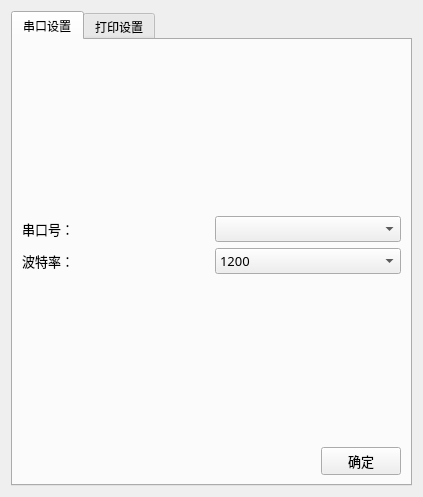
<?xml version="1.0" encoding="UTF-8"?>
<ui version="4.0">
 <class>choosePortForm</class>
 <widget class="QWidget" name="choosePortForm">
  <property name="geometry">
   <rect>
    <x>0</x>
    <y>0</y>
    <width>423</width>
    <height>497</height>
   </rect>
  </property>
  <property name="windowTitle">
   <string>Form</string>
  </property>
  <layout class="QGridLayout" name="gridLayout_6">
   <item row="0" column="0">
    <widget class="QTabWidget" name="tabWidget">
     <property name="font">
      <font>
       <family>微软雅黑</family>
      </font>
     </property>
     <property name="currentIndex">
      <number>0</number>
     </property>
     <widget class="QWidget" name="tab1">
      <attribute name="title">
       <string>串口设置</string>
      </attribute>
      <layout class="QGridLayout" name="gridLayout_2">
       <item row="0" column="0">
        <spacer name="verticalSpacer_2">
         <property name="orientation">
          <enum>Qt::Vertical</enum>
         </property>
         <property name="sizeHint" stdset="0">
          <size>
           <width>20</width>
           <height>130</height>
          </size>
         </property>
        </spacer>
       </item>
       <item row="2" column="0">
        <spacer name="verticalSpacer">
         <property name="orientation">
          <enum>Qt::Vertical</enum>
         </property>
         <property name="sizeHint" stdset="0">
          <size>
           <width>20</width>
           <height>130</height>
          </size>
         </property>
        </spacer>
       </item>
       <item row="3" column="0">
        <spacer name="horizontalSpacer">
         <property name="orientation">
          <enum>Qt::Horizontal</enum>
         </property>
         <property name="sizeHint" stdset="0">
          <size>
           <width>157</width>
           <height>20</height>
          </size>
         </property>
        </spacer>
       </item>
       <item row="3" column="1">
        <widget class="QPushButton" name="btnCertain">
         <property name="font">
          <font>
           <family>微软雅黑</family>
           <pointsize>10</pointsize>
          </font>
         </property>
         <property name="text">
          <string>确定</string>
         </property>
        </widget>
       </item>
       <item row="1" column="0" colspan="2">
        <layout class="QGridLayout" name="gridLayout">
         <item row="0" column="0">
          <widget class="QLabel" name="label1">
           <property name="font">
            <font>
             <family>微软雅黑</family>
             <pointsize>10</pointsize>
            </font>
           </property>
           <property name="text">
            <string>串口号：</string>
           </property>
          </widget>
         </item>
         <item row="0" column="1">
          <widget class="QComboBox" name="comboBox1">
           <property name="font">
            <font>
             <family>微软雅黑</family>
             <pointsize>10</pointsize>
            </font>
           </property>
          </widget>
         </item>
         <item row="1" column="0">
          <widget class="QLabel" name="label2">
           <property name="font">
            <font>
             <family>微软雅黑</family>
             <pointsize>10</pointsize>
            </font>
           </property>
           <property name="text">
            <string>波特率：</string>
           </property>
          </widget>
         </item>
         <item row="1" column="1">
          <widget class="QComboBox" name="comboBox2">
           <property name="font">
            <font>
             <family>微软雅黑</family>
             <pointsize>10</pointsize>
            </font>
           </property>
           <item>
            <property name="text">
             <string>1200</string>
            </property>
           </item>
           <item>
            <property name="text">
             <string>2400</string>
            </property>
           </item>
           <item>
            <property name="text">
             <string>4800</string>
            </property>
           </item>
           <item>
            <property name="text">
             <string>9600</string>
            </property>
           </item>
           <item>
            <property name="text">
             <string>19200</string>
            </property>
           </item>
           <item>
            <property name="text">
             <string>38400</string>
            </property>
           </item>
           <item>
            <property name="text">
             <string>57600</string>
            </property>
           </item>
           <item>
            <property name="text">
             <string>115200</string>
            </property>
           </item>
          </widget>
         </item>
        </layout>
       </item>
      </layout>
     </widget>
     <widget class="QWidget" name="tab2">
      <attribute name="title">
       <string>打印设置</string>
      </attribute>
      <layout class="QGridLayout" name="gridLayout_5">
       <item row="0" column="0">
        <widget class="QLabel" name="label_6">
         <property name="font">
          <font>
           <family>微软雅黑</family>
           <pointsize>10</pointsize>
          </font>
         </property>
         <property name="text">
          <string>纸张大小：</string>
         </property>
        </widget>
       </item>
       <item row="1" column="0">
        <widget class="QLabel" name="label">
         <property name="font">
          <font>
           <family>微软雅黑</family>
           <pointsize>10</pointsize>
          </font>
         </property>
         <property name="text">
          <string>打印标题：</string>
         </property>
        </widget>
       </item>
       <item row="2" column="0" colspan="4">
        <widget class="QGroupBox" name="groupBox_2">
         <property name="font">
          <font>
           <family>微软雅黑</family>
          </font>
         </property>
         <property name="title">
          <string>预录入</string>
         </property>
         <layout class="QGridLayout" name="gridLayout_3">
          <item row="0" column="0" colspan="2">
           <widget class="QLineEdit" name="lineEdit3">
            <property name="font">
             <font>
              <family>微软雅黑</family>
              <pointsize>10</pointsize>
             </font>
            </property>
           </widget>
          </item>
          <item row="0" column="2">
           <widget class="QPushButton" name="btnAdd">
            <property name="font">
             <font>
              <family>微软雅黑</family>
              <pointsize>10</pointsize>
             </font>
            </property>
            <property name="text">
             <string>新增</string>
            </property>
           </widget>
          </item>
          <item row="1" column="0">
           <widget class="QComboBox" name="comboBox5">
            <property name="font">
             <font>
              <family>微软雅黑</family>
              <pointsize>10</pointsize>
             </font>
            </property>
            <item>
             <property name="text">
              <string>医生</string>
             </property>
            </item>
            <item>
             <property name="text">
              <string>检验者</string>
             </property>
            </item>
            <item>
             <property name="text">
              <string>审核者</string>
             </property>
            </item>
           </widget>
          </item>
          <item row="1" column="1">
           <widget class="QComboBox" name="comboBox4">
            <property name="font">
             <font>
              <family>微软雅黑</family>
              <pointsize>10</pointsize>
             </font>
            </property>
           </widget>
          </item>
          <item row="1" column="2">
           <widget class="QPushButton" name="btnDelete">
            <property name="font">
             <font>
              <family>微软雅黑</family>
              <pointsize>10</pointsize>
             </font>
            </property>
            <property name="text">
             <string>删除当前</string>
            </property>
           </widget>
          </item>
         </layout>
        </widget>
       </item>
       <item row="3" column="0" colspan="4">
        <widget class="QGroupBox" name="groupBox">
         <property name="font">
          <font>
           <family>微软雅黑</family>
          </font>
         </property>
         <property name="title">
          <string>样本结果</string>
         </property>
         <layout class="QGridLayout" name="gridLayout_4">
          <item row="0" column="0">
           <widget class="QLabel" name="label_2">
            <property name="font">
             <font>
              <family>微软雅黑</family>
              <pointsize>10</pointsize>
             </font>
            </property>
            <property name="text">
             <string>项目名称</string>
            </property>
            <property name="alignment">
             <set>Qt::AlignCenter</set>
            </property>
           </widget>
          </item>
          <item row="0" column="1">
           <widget class="QLabel" name="label_3">
            <property name="font">
             <font>
              <family>微软雅黑</family>
              <pointsize>10</pointsize>
             </font>
            </property>
            <property name="text">
             <string>低值</string>
            </property>
            <property name="alignment">
             <set>Qt::AlignCenter</set>
            </property>
           </widget>
          </item>
          <item row="0" column="2">
           <widget class="QLabel" name="label_4">
            <property name="font">
             <font>
              <family>微软雅黑</family>
              <pointsize>10</pointsize>
             </font>
            </property>
            <property name="text">
             <string>高值</string>
            </property>
            <property name="alignment">
             <set>Qt::AlignCenter</set>
            </property>
           </widget>
          </item>
          <item row="1" column="0">
           <widget class="QLabel" name="label_5">
            <property name="font">
             <font>
              <family>微软雅黑</family>
              <pointsize>10</pointsize>
             </font>
            </property>
            <property name="text">
             <string>HbA1c</string>
            </property>
            <property name="alignment">
             <set>Qt::AlignCenter</set>
            </property>
           </widget>
          </item>
          <item row="1" column="1">
           <widget class="QLineEdit" name="lineEdit1">
            <property name="font">
             <font>
              <family>微软雅黑</family>
              <pointsize>10</pointsize>
             </font>
            </property>
           </widget>
          </item>
          <item row="1" column="2">
           <widget class="QLineEdit" name="lineEdit2">
            <property name="font">
             <font>
              <family>微软雅黑</family>
              <pointsize>10</pointsize>
             </font>
            </property>
           </widget>
          </item>
          <item row="1" column="3">
           <widget class="QLabel" name="label_9">
            <property name="font">
             <font>
              <family>微软雅黑</family>
              <pointsize>10</pointsize>
             </font>
            </property>
            <property name="text">
             <string>%</string>
            </property>
            <property name="alignment">
             <set>Qt::AlignCenter</set>
            </property>
           </widget>
          </item>
         </layout>
        </widget>
       </item>
       <item row="4" column="0" colspan="2">
        <spacer name="horizontalSpacer_2">
         <property name="orientation">
          <enum>Qt::Horizontal</enum>
         </property>
         <property name="sizeHint" stdset="0">
          <size>
           <width>187</width>
           <height>20</height>
          </size>
         </property>
        </spacer>
       </item>
       <item row="4" column="2">
        <widget class="QPushButton" name="btnDefaultPrint">
         <property name="font">
          <font>
           <family>微软雅黑</family>
           <pointsize>10</pointsize>
          </font>
         </property>
         <property name="text">
          <string>恢复默认</string>
         </property>
        </widget>
       </item>
       <item row="4" column="3">
        <widget class="QPushButton" name="btnPrintSet">
         <property name="font">
          <font>
           <family>微软雅黑</family>
           <pointsize>10</pointsize>
          </font>
         </property>
         <property name="text">
          <string>确定</string>
         </property>
        </widget>
       </item>
       <item row="1" column="1" colspan="3">
        <widget class="QLineEdit" name="lineEdit">
         <property name="font">
          <font>
           <family>微软雅黑</family>
           <pointsize>10</pointsize>
          </font>
         </property>
        </widget>
       </item>
       <item row="0" column="1" colspan="3">
        <widget class="QComboBox" name="comboBox3">
         <property name="font">
          <font>
           <family>微软雅黑</family>
           <pointsize>10</pointsize>
          </font>
         </property>
         <item>
          <property name="text">
           <string>A4纸张</string>
          </property>
         </item>
         <item>
          <property name="text">
           <string>A5纸张</string>
          </property>
         </item>
        </widget>
       </item>
      </layout>
     </widget>
    </widget>
   </item>
  </layout>
 </widget>
 <resources/>
 <connections/>
</ui>
